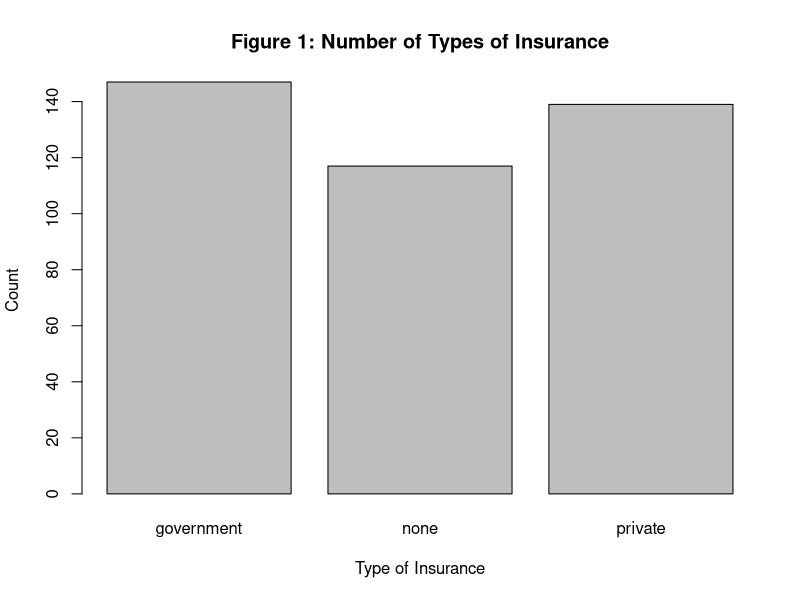
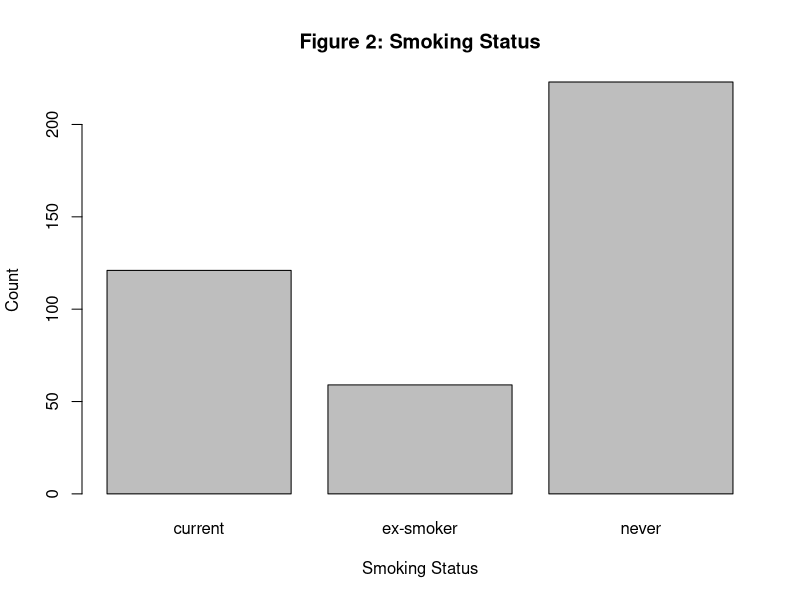
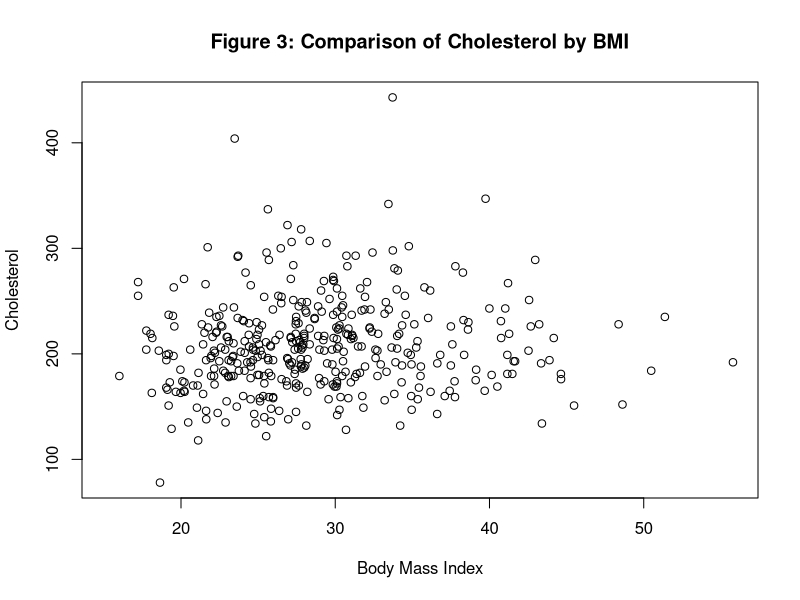
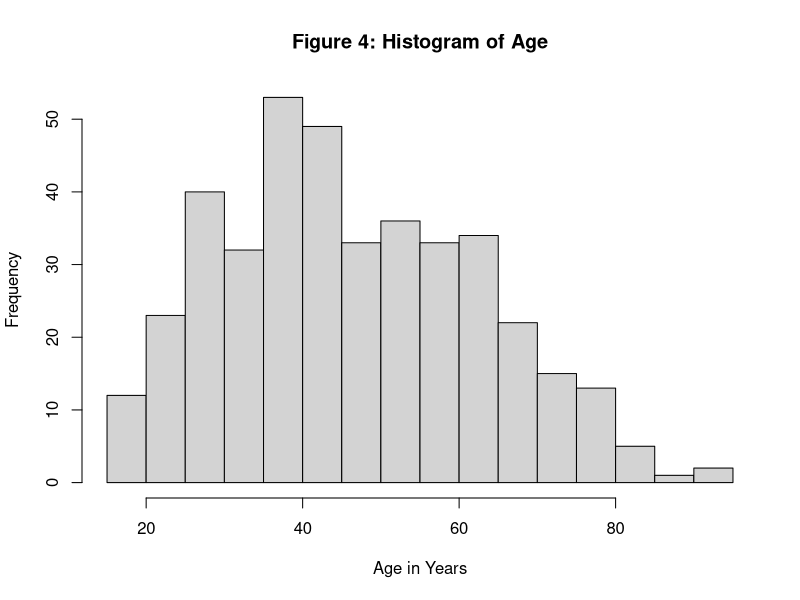

Write the R code that produced these figures, in order.
## ---- chunk 1
# Import data
setwd("C:/Users/hayde/Documents/GitHub/INST408F")
diabetes <- read.csv("Homework 4/diabetes.csv")

# Create height.si
diabetes$height.si <- diabetes$height*0.0254

# Create weight.si
diabetes$weight.si <- diabetes$weight*0.453592

# Create bmi_categorised
diabetes$bmi <- diabetes$weight.si/diabetes$height.si^2
diabetes$bmi_categorised <- cut(diabetes$bmi, 
                                breaks = c(0, 18.5, 25, 30, 100),
                                labels = c("underweight", "normal", "overweight", "obese"),
                                right = FALSE)

# Recode insurance variable
diabetes$insurance[diabetes$insurance == 0] <- "none"
diabetes$insurance[diabetes$insurance == 1] <- "government"
diabetes$insurance[diabetes$insurance == 2] <- "private"

# Recode smoking variable
diabetes$smoking[diabetes$smoking == 1] <- "current"
diabetes$smoking[diabetes$smoking == 2] <- "never"
diabetes$smoking[diabetes$smoking == 3] <- "ex-smoker"

## ---- chunk 2
# Number of observations
nrow(diabetes)

# Precentages of BMI categories
prop.table(table(diabetes$bmi_categorised))*100

# Precentages of gender categories
prop.table(table(diabetes$gender))*100


# Precentages of diabetes categories
prop.table(table(diabetes$dm))*100

# Average age
mean(diabetes$age)

# Average BMI
mean(diabetes$bmi, na.rm = TRUE)
## ---- chunk 3
# Plot insurance
barplot(table(diabetes$insurance), 
        main = "Figure 1: Number of Types of Insurance", xlab = "Type of Insurance", ylab = "Count")

# Plot smoking
barplot(table(diabetes$smoking), 
        main = "Figure 2: Smoking Status", xlab = "Smoking Status", ylab = "Count")

# Plot BMI by Cholesterol
plot(diabetes$bmi, diabetes$chol, 
     main = "Figure 3: Comparison of Cholesterol by BMI", xlab = "Body Mass Index", ylab = "Cholesterol")

# Histogram of age
hist(diabetes$age, 
     breaks = 20,
     main = "Figure 4: Histogram of Age", xlab = "Age in Years", ylab = "Frequency")

## ---- chunk 4
# insert logistic regression code


